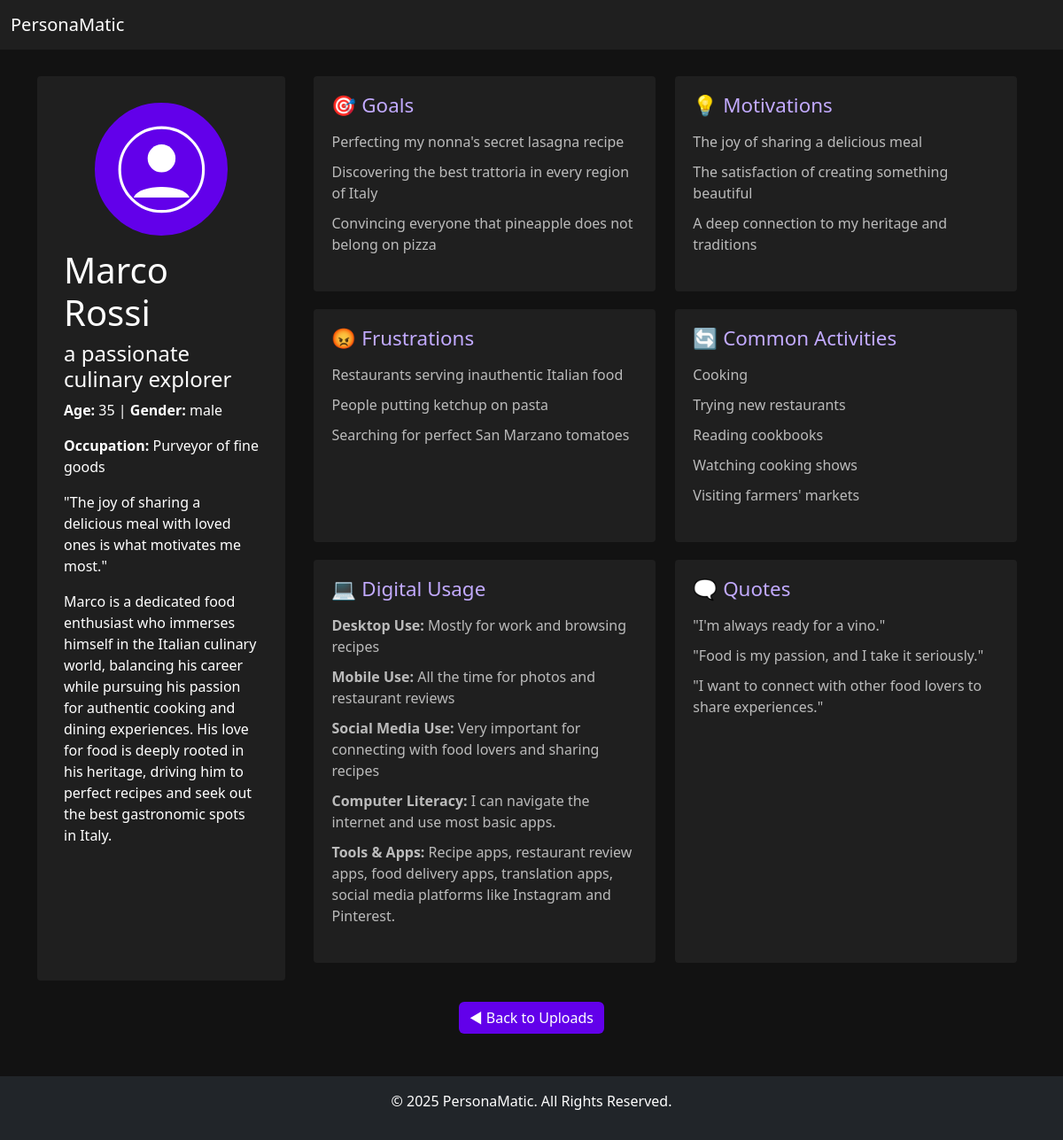
The app's page /api/persona/11 with its own data.
### app/models/personas.py (models this page shows)
class PersonasBaseData(db.Model):
    __tablename__ = 'personas_base_data'
    id = db.Column(db.Integer, primary_key=True, autoincrement=True)
    user_id = db.Column(db.Integer, db.ForeignKey('users.id'), nullable=False)
    photo = db.Column(db.String(255), nullable=False)
    name = db.Column(db.String(100), nullable=False)
    additional_title = db.Column(db.String(200), nullable=False)
    description = db.Column(db.Text)
    age = db.Column(db.Integer)
    gender = db.Column(db.String(50))
    occupation = db.Column(db.String(100))
    quote_summarized = db.Column(db.Text, nullable=False)
    created_at = db.Column(db.DateTime, default=datetime.utcnow, nullable=False)
    updated_at = db.Column(db.DateTime, default=datetime.utcnow, onupdate=datetime.utcnow)
    goals = db.relationship('PersonaGoals', backref='persona', cascade="all, delete-orphan")
    motivations = db.relationship('PersonaMotivations', backref='persona', cascade="all, delete-orphan")
    frustrations = db.relationship('PersonaFrustrations', backref='persona', cascade="all, delete-orphan")
    activities = db.relationship('PersonaActivities', backref='persona', cascade="all, delete-orphan")
    digital_use = db.relationship('PersonaDigitalUse', backref='persona', cascade="all, delete-orphan")
    persona_quotes = db.relationship('PersonaQuotes', backref='persona', cascade="all, delete-orphan")

class PersonaGoals(db.Model):
    __tablename__ = 'persona_goals'
    id = db.Column(db.Integer, primary_key=True, autoincrement=True)
    persona_id = db.Column(db.Integer, db.ForeignKey('personas_base_data.id'), nullable=False)
    goal_01 = db.Column(db.Text, nullable=False)
    goal_02 = db.Column(db.Text)
    goal_03 = db.Column(db.Text)
    created_at = db.Column(db.DateTime, default=datetime.utcnow, nullable=False)
    updated_at = db.Column(db.DateTime, default=datetime.utcnow, onupdate=datetime.utcnow)

class PersonaMotivations(db.Model):
    __tablename__ = 'persona_motivations'
    id = db.Column(db.Integer, primary_key=True, autoincrement=True)
    persona_id = db.Column(db.Integer, db.ForeignKey('personas_base_data.id'), nullable=False)
    motivation_01 = db.Column(db.Text, nullable=False)
    motivation_02 = db.Column(db.Text)
    motivation_03 = db.Column(db.Text)
    created_at = db.Column(db.DateTime, default=datetime.utcnow, nullable=False)
    updated_at = db.Column(db.DateTime, default=datetime.utcnow, onupdate=datetime.utcnow)

class PersonaFrustrations(db.Model):
    __tablename__ = 'persona_frustrations'
    id = db.Column(db.Integer, primary_key=True, autoincrement=True)
    persona_id = db.Column(db.Integer, db.ForeignKey('personas_base_data.id'), nullable=False)
    frustration_01 = db.Column(db.Text, nullable=False)
    frustration_02 = db.Column(db.Text)
    frustration_03 = db.Column(db.Text)
    created_at = db.Column(db.DateTime, default=datetime.utcnow, nullable=False)
    updated_at = db.Column(db.DateTime, default=datetime.utcnow, onupdate=datetime.utcnow)

class PersonaActivities(db.Model):
    __tablename__ = 'persona_activities'
    id = db.Column(db.Integer, primary_key=True, autoincrement=True)
    persona_id = db.Column(db.Integer, db.ForeignKey('personas_base_data.id'), nullable=False)
    activity_01 = db.Column(db.Text, nullable=True)
    activity_02 = db.Column(db.Text, nullable=True)
    activity_03 = db.Column(db.Text, nullable=True)
    activity_04 = db.Column(db.Text, nullable=True)
    activity_05 = db.Column(db.Text, nullable=True)
    created_at = db.Column(db.DateTime, default=datetime.utcnow, nullable=False)
    updated_at = db.Column(db.DateTime, default=datetime.utcnow, onupdate=datetime.utcnow)

class PersonaDigitalUse(db.Model):
    __tablename__ = 'persona_digital_use'
    id = db.Column(db.Integer, primary_key=True, autoincrement=True)
    persona_id = db.Column(db.Integer, db.ForeignKey('personas_base_data.id'), nullable=False)
    desktop_use = db.Column(db.Text, nullable=False, default="Not known")
    mobile_use = db.Column(db.Text, nullable=False, default="Not known")
    social_media_use = db.Column(db.Text, nullable=False, default="Not known")
    computer_literacy = db.Column(db.Text, nullable=False, default="Not known")
    frequently_used_tools_and_apps = db.Column(db.Text, nullable=False, default="Not known")
    created_at = db.Column(db.DateTime, default=datetime.utcnow, nullable=False)
    updated_at = db.Column(db.DateTime, default=datetime.utcnow, onupdate=datetime.utcnow)

class PersonaQuotes(db.Model):
    __tablename__ = 'persona_quotes'
    id = db.Column(db.Integer, primary_key=True, autoincrement=True)
    persona_id = db.Column(db.Integer, db.ForeignKey('personas_base_data.id'), nullable=False)
    quote_01 = db.Column(db.Text, nullable=True)
    quote_02 = db.Column(db.Text, nullable=True)
    quote_03 = db.Column(db.Text, nullable=True)
    created_at = db.Column(db.DateTime, default=datetime.utcnow, nullable=False)
    updated_at = db.Column(db.DateTime, default=datetime.utcnow, onupdate=datetime.utcnow)

### app/routes/personas.py (the view)
@personas_bp.route('/persona/<int:persona_id>', methods=['GET'])
def view_persona(persona_id):
    persona = PersonasBaseData.query.get_or_404(persona_id)
    persona_data = {
        "id": persona.id,
        "photo": persona.photo,
        "name": persona.name,
        "additional_title": persona.additional_title,
        "description": persona.description,
        "age": persona.age,
        "gender": persona.gender,
        "occupation": persona.occupation,
        "quote_summarized": persona.quote_summarized,
        "created_at": persona.created_at.strftime("%Y-%m-%d %H:%M:%S"),
        "updated_at": persona.updated_at.strftime("%Y-%m-%d %H:%M:%S"),
        "goals": [persona.goals[0].goal_01, persona.goals[0].goal_02, persona.goals[0].goal_03] if persona.goals else [],
        "motivations": [persona.motivations[0].motivation_01, persona.motivations[0].motivation_02, persona.motivations[0].motivation_03] if persona.motivations else [],
        "frustrations": [persona.frustrations[0].frustration_01, persona.frustrations[0].frustration_02, persona.frustrations[0].frustration_03] if persona.frustrations else [],
        "activities": [persona.activities[0].activity_01, persona.activities[0].activity_02, persona.activities[0].activity_03, persona.activities[0].activity_04, persona.activities[0].activity_05] if persona.activities else [],
        "digital_use": {
            "desktop_use": persona.digital_use[0].desktop_use if persona.digital_use else "Not known",
            "mobile_use": persona.digital_use[0].mobile_use if persona.digital_use else "Not known",
            "social_media_use": persona.digital_use[0].social_media_use if persona.digital_use else "Not known",
            "computer_literacy": persona.digital_use[0].computer_literacy if persona.digital_use else "Not known",
            "frequently_used_tools_and_apps": persona.digital_use[0].frequently_used_tools_and_apps if persona.digital_use else "Not known"
        },
        "persona_quotes": [persona.persona_quotes[0].quote_01, persona.persona_quotes[0].quote_02, persona.persona_quotes[0].quote_03] if persona.persona_quotes else []
    }
    return render_template("persona.html", persona=persona_data)

### app/templates/persona.html (shortened to what this page needs)
<!DOCTYPE html>
<html lang="en">
<head>
    <link href="https://cdn.jsdelivr.net/npm/bootstrap@5.3.2/dist/css/bootstrap.min.css" rel="stylesheet">
    <link href="{{ url_for('static', filename='css/custom.css') }}" rel="stylesheet">
</head>
<body>
    <nav class="navbar navbar-expand-lg bg-body-tertiary">
        <div class="container-fluid">
            <a class="navbar-brand" href="/">PersonaMatic</a>
        </div>
    </nav>
    <div class="container persona-container">
        <div class="persona-card">
            <div class="avatar-placeholder">
                <svg viewBox="0 0 64 64" xmlns="http://www.w3.org/2000/svg">
                    <circle cx="32" cy="32" r="30" stroke="white" stroke-width="2" fill="none"/>
                    <circle cx="32" cy="24" r="10" fill="white"/>
                    <path d="M12,52 C16,42 48,42 52,52" fill="white"/>
                </svg>
            </div>
            <h1>{{ persona.name }}</h1>
            <h4>{{ persona.additional_title }}</h4>
            <p><strong>Age:</strong> {{ persona.age }} | <strong>Gender:</strong> {{ persona.gender }}</p>
            <p><strong>Occupation:</strong> {{ persona.occupation }}</p>
            <blockquote>"{{ persona.quote_summarized }}"</blockquote>
            <p>{{ persona.description }}</p>
        </div>
        <div class="persona-section">
            <div class="persona-box">
                <h3>🎯 Goals</h3>
                <ul>
                    {% for goal in persona.goals %}
                        <li>{{ goal }}</li>
                    {% endfor %}
                </ul>
            </div>
            <div class="persona-box">
                <h3>💡 Motivations</h3>
                <ul>
                    {% for motivation in persona.motivations %}
                        <li>{{ motivation }}</li>
                    {% endfor %}
                </ul>
            </div>
            <div class="persona-box">
                <h3>😡 Frustrations</h3>
                <ul>
                    {% for frustration in persona.frustrations %}
                        <li>{{ frustration }}</li>
                    {% endfor %}
                </ul>
            </div>
            <div class="persona-box">
                <h3>🔄 Common Activities</h3>
                <ul>
                    {% for activity in persona.activities %}
                        <li>{{ activity }}</li>
                    {% endfor %}
                </ul>
            </div>
            <div class="persona-box">
                <h3>💻 Digital Usage</h3>
                <ul>
                    <li><strong>Desktop Use:</strong> {{ persona.digital_use.desktop_use }}</li>
                    <li><strong>Mobile Use:</strong> {{ persona.digital_use.mobile_use }}</li>
                    <li><strong>Social Media Use:</strong> {{ persona.digital_use.social_media_use }}</li>
                    <li><strong>Computer Literacy:</strong> {{ persona.digital_use.computer_literacy }}</li>
                    <li><strong>Tools & Apps:</strong> {{ persona.digital_use.frequently_used_tools_and_apps }}</li>
                </ul>
            </div>
            <div class="persona-box">
                <h3>🗨 Quotes</h3>
                <ul>
                    {% for quote in persona.persona_quotes %}
                        <li>"{{ quote }}"</li>
                    {% endfor %}
                </ul>
            </div>
        </div>
    </div>
    <div class="container mt-4 text-center">
        <a href="/api/uploads-list" class="btn btn-primary cta-button">
            ◀ Back to Uploads
        </a>
    </div>
    <footer class="bg-dark text-white text-center py-3 mt-5">
        <p>&copy; 2025 PersonaMatic. All Rights Reserved.</p>
    </footer>
</body>
</html>

### app/static/css/custom.css (style rules this page uses)
body { background-color: #121212; color: #ffffff; }
.navbar { background-color: #1f1f1f !important; }
.navbar-brand, .nav-link { color: #ffffff !important; }
.btn-primary { background-color: #6200ea; border: none; }
.persona-container { display: flex; justify-content: space-between; margin-top: 30px; }
.persona-card { background: #1f1f1f; padding: 30px; border-radius: 4px; width: 25%; min-width: 280px; }
.avatar-placeholder { width: 150px; height: 150px; border-radius: 50%; background: #6200ea; display: flex; justify-content: center; align-items: center; margin: 0 auto 15px; border: 3px solid #6200ea; }
.avatar-placeholder svg { width: 70%; height: 70%; fill: #ffffff; }
.persona-section { display: flex; flex-wrap: wrap; justify-content: space-between; width: 72%; }
.persona-box { background: #1f1f1f; padding: 20px; border-radius: 4px; flex: 1; min-width: 280px; max-width: 48%; margin-bottom: 20px; margin-right: 10px; }
.persona-box h3 { color: #c2aaff; font-size: 1.4rem; margin-bottom: 10px; }
.persona-box ul { list-style: none; padding: 0; }
.persona-box li { padding: 5px 0; color: #bbbbbb; }

### records on screen
PersonasBaseData: name "Marco Rossi", additional_title "a passionate culinary explorer", gender "male", occupation "Purveyor of fine goods", quote_summarized "The joy of sharing a delicious meal with loved ones is what motivates me most.", description "Marco is a dedicated food enthusiast who immerses himself in the Italian culinary world, balancing his career while pursuing his passion for authentic cooking and dining experiences. His love for food is deeply rooted in his heritage, driving him to perfect recipes and seek out the best gastronomic spots in Italy."
PersonaGoals: goal_01 "Perfecting my nonna's secret lasagna recipe", goal_02 "Discovering the best trattoria in every region of Italy", goal_03 "Convincing everyone that pineapple does not belong on pizza"
PersonaMotivations: motivation_01 "The joy of sharing a delicious meal", motivation_02 "The satisfaction of creating something beautiful", motivation_03 "A deep connection to my heritage and traditions"
PersonaFrustrations: frustration_01 "Restaurants serving inauthentic Italian food", frustration_02 "People putting ketchup on pasta", frustration_03 "Searching for perfect San Marzano tomatoes"
PersonaActivities: activity_01 "Cooking", activity_02 "Trying new restaurants", activity_03 "Reading cookbooks", activity_04 "Watching cooking shows", activity_05 "Visiting farmers' markets"
PersonaDigitalUse: digital_use.desktop_use "Mostly for work and browsing recipes", digital_use.mobile_use "All the time for photos and restaurant reviews", digital_use.social_media_use "Very important for connecting with food lovers and sharing recipes", digital_use.computer_literacy "I can navigate the internet and use most basic apps.", digital_use.frequently_used_tools_and_apps "Recipe apps, restaurant review apps, food delivery apps, translation apps, social media platforms like Instagram and Pinterest."
PersonaQuotes: quote_01 "I'm always ready for a vino.", quote_02 "Food is my passion, and I take it seriously.", quote_03 "I want to connect with other food lovers to share experiences."

### other values on screen
{{ persona.age }} "35"
